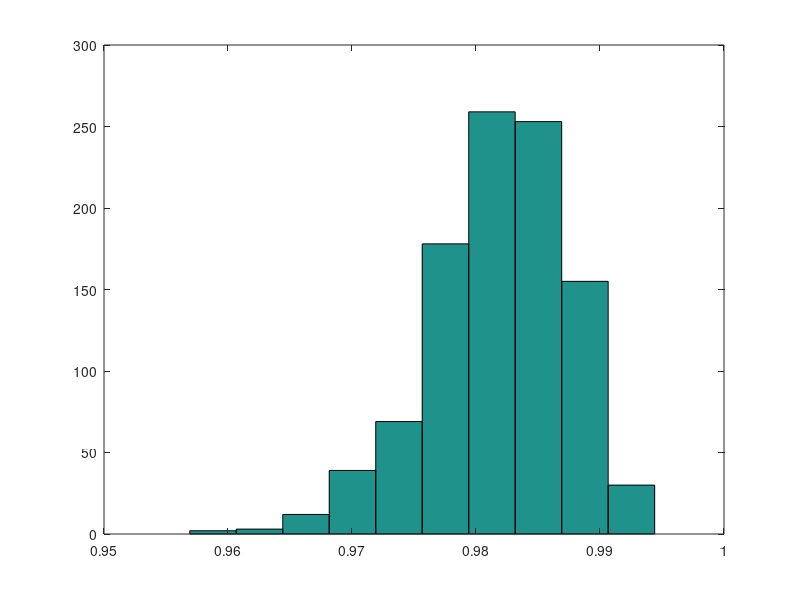

MATLAB code to generate this figure:
% This is some basic definitions, the size of the test matrix
dimension       = 5 ;
noiseStrength   = 0.1 ;
signalAve       = 1 ;
signalVar       = 0.5 ;

% This part is for the generation of the matrices
x_noiseFree     = normrnd (signalAve, signalVar, dimension, dimension);

% Real Monte Carlo Simulation - This is for the reference of the critiria
% distribution

testNum         = 1000 ;
% For the first rho
x_noise         = normrnd (0, noiseStrength, dimension, dimension);
x_withNoise     = x_noiseFree + x_noise ;
covariance      = cov (x_noiseFree , x_withNoise);
rho             = covariance(1 , 2) / sqrt (covariance(1 , 1) * covariance(2 , 2)) ;

for i = 1 : (testNum - 1)
    x_noise         = normrnd (0, noiseStrength, dimension, dimension);
    x_withNoise     = x_noiseFree + x_noise ;
    covariance      = cov (x_noiseFree , x_withNoise);
    rho(end + 1)    = covariance(1 , 2) / sqrt (covariance(1 , 1) * covariance(2 , 2)) ; 
end

% show the histogram of the distribution
hist(rho);
